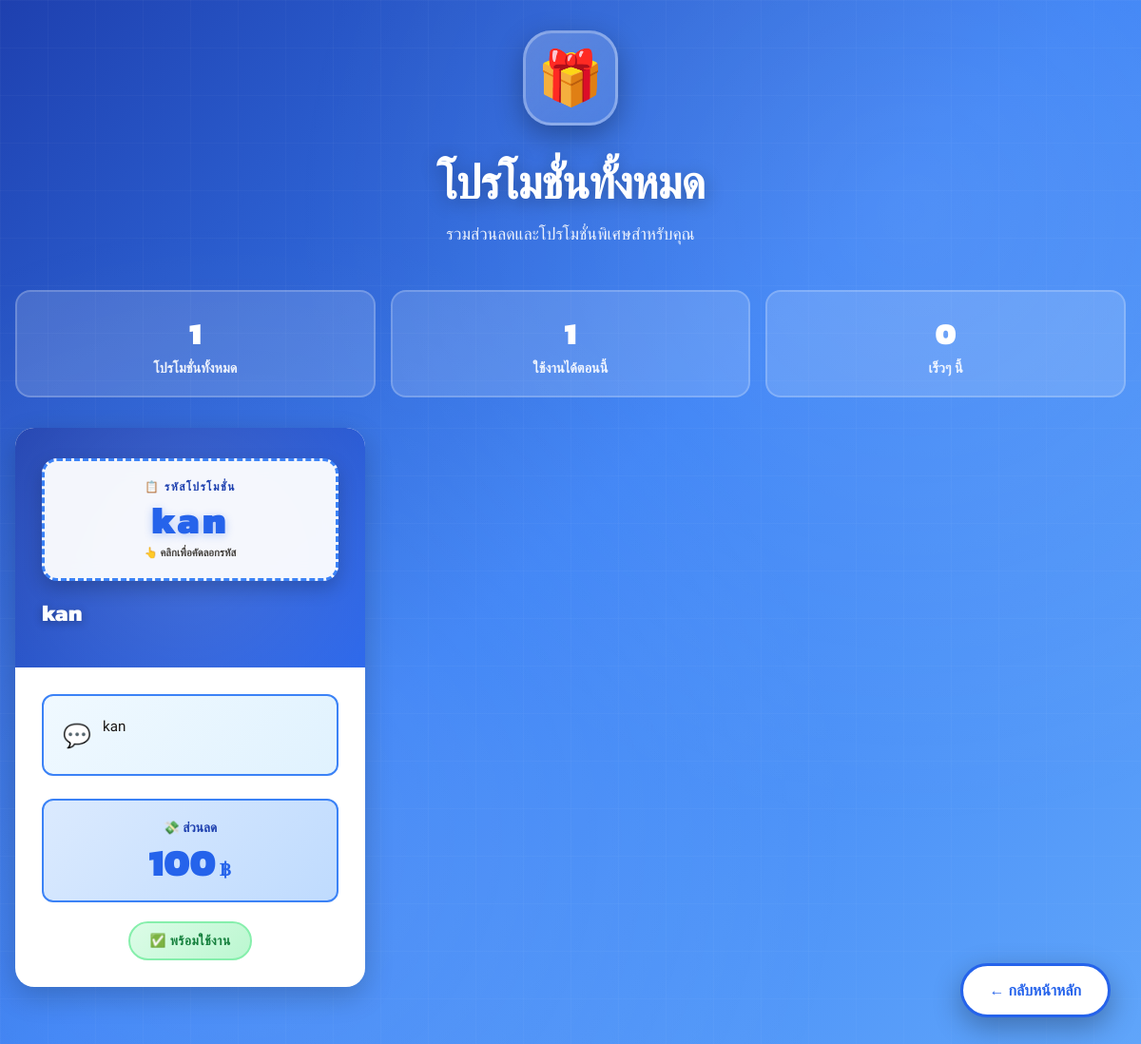
Page /promotion.php on the committed database.
### tables this page shows
CREATE TABLE `tbl_promotion` (
  `PromotionID` int(11) NOT NULL AUTO_INCREMENT,  
  `PromoCode` varchar(50) NOT NULL,
  `PromoName` varchar(255) NOT NULL,
  `Description` text DEFAULT NULL,
  `DiscountType` enum('percent','fixed') NOT NULL,
  `DiscountValue` decimal(10,2) NOT NULL,
  `StartDate` datetime NOT NULL,
  `EndDate` datetime NOT NULL,
  `Conditions` text DEFAULT NULL,
  PRIMARY KEY (`PromotionID`)  
);

### promotion.php (the view, shortened to what this page needs)
<?php
include 'db_connect.php';
$sql = "SELECT * FROM Tbl_Promotion ORDER BY StartDate DESC";
$result = $conn->query($sql);
?>
<!DOCTYPE html>
<html lang="th">
<head>
</head>
<body>
<div class="container">
  <div class="header">
    <div class="header-icon">🎁</div>
    <h1>โปรโมชั่นทั้งหมด</h1>
    <div class="header-subtitle">รวมส่วนลดและโปรโมชั่นพิเศษสำหรับคุณ</div>
  </div>
  <?php
  $totalPromos = $result->num_rows;
  $activePromos = 0;
  $upcomingPromos = 0;
  $result->data_seek(0);
  while ($row = $result->fetch_assoc()) {
    $now = new DateTime();
    $start = new DateTime($row['StartDate']);
    $end = new DateTime($row['EndDate']);
    if ($now >= $start && $now <= $end) {
      $activePromos++;
    } elseif ($now < $start) {
      $upcomingPromos++;
    }
  }
  $result->data_seek(0);
  ?>
  <div class="stats-bar">
    <div class="stat-card">
      <div class="stat-number"><?php echo $totalPromos; ?></div>
      <div class="stat-label">โปรโมชั่นทั้งหมด</div>
    </div>
    <div class="stat-card">
      <div class="stat-number"><?php echo $activePromos; ?></div>
      <div class="stat-label">ใช้งานได้ตอนนี้</div>
    </div>
    <div class="stat-card">
      <div class="stat-number"><?php echo $upcomingPromos; ?></div>
      <div class="stat-label">เร็วๆ นี้</div>
    </div>
  </div>
  <div class="promo-grid">
    <?php if ($result->num_rows > 0): ?>
      <?php while ($promo = $result->fetch_assoc()): ?>
        <?php
        $now = new DateTime();
        $start = new DateTime($promo['StartDate']);
        $end = new DateTime($promo['EndDate']);
        if ($now >= $start && $now <= $end) {
          $statusText = '✅ พร้อมใช้งาน';
          $statusClass = 'status-active';
        } elseif ($now < $start) {
          $status = 'upcoming';
          $statusText = '🕐 เร็วๆ นี้';
          $statusClass = 'status-upcoming';
        } else {
          $status = 'expired';
          $statusText = '❌ หมดอายุ';
          $statusClass = 'status-expired';
        }
        ?>
        <div class="promo-card">
          <div class="promo-header">
            <div class="promo-code-container">
              <div class="code-label">📋 รหัสโปรโมชั่น</div>
              <div class="promo-code" onclick="copyCode(this)" title="คลิกเพื่อคัดลอก">
                <?php echo htmlspecialchars($promo['PromoCode']); ?>
              </div>
              <div class="copy-hint">👆 คลิกเพื่อคัดลอกรหัส</div>
            </div>
            <div class="promo-name"><?php echo htmlspecialchars($promo['PromoName']); ?></div>
          </div>
          <div class="promo-body">
            <?php if (!empty($promo['Description'])): ?>
              <div class="promo-description">
                <span class="description-icon">💬</span>
                <div><?php echo nl2br(htmlspecialchars($promo['Description'])); ?></div>
              </div>
            <?php endif; ?>
            <div class="promo-discount">
              <div class="discount-label">💸 ส่วนลด</div>
              <div class="discount-value">
                <?php
                if ($promo['DiscountType'] == 'percent') {
                  echo $promo['DiscountValue'];
                  echo '<span class="discount-unit">%</span>';
                } else {
                  echo number_format($promo['DiscountValue'], 0);
                  echo '<span class="discount-unit">฿</span>';
                }
                ?>
              </div>
            </div>
            <div style="text-align: center;">
              <span class="promo-status <?php echo $statusClass; ?>">
                <?php echo $statusText; ?>
              </span>
            </div>
          </div>
        </div>
      <?php endwhile; ?>
    <?php endif; ?>
  </div>
</div>
<a href="dashboard.php" class="back-button">
  ← กลับหน้าหลัก
</a>
</body>
</html>

### rows in the picture
tbl_promotion: PromoCode "kan", PromoName "kan", Description "kan", DiscountValue "100", statusText "✅ พร้อมใช้งาน"

### other values in the picture
$totalPromos "1"
$activePromos "1"
$upcomingPromos "0"
